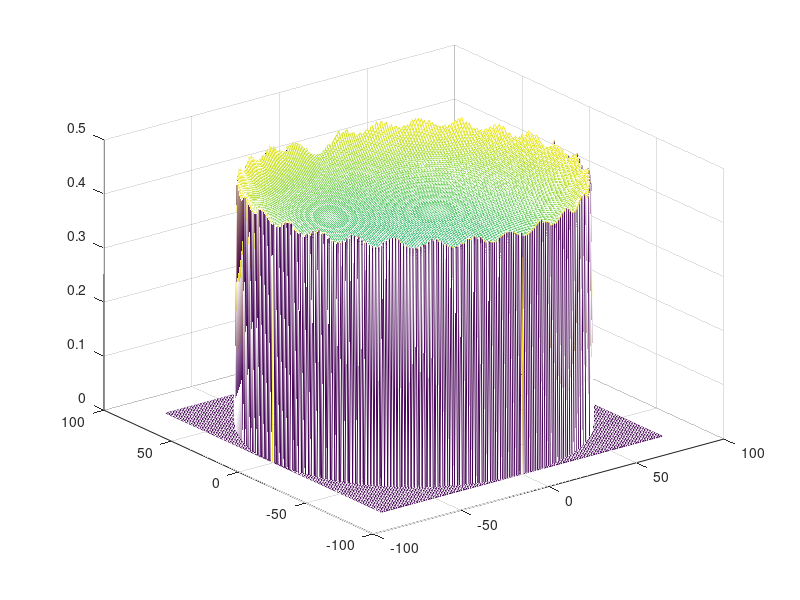

Reproduce this figure in MATLAB.
# Clear all variables. Very important!
clear all;

# Clear the current figure window
clf;

# Clear the command window
clc;

# Set high accuracy on output for debugging
format long;

################################################################################
# FUNCTIONS

# n = number of LEDs
# xLED = position of each LED along the x-axis
# yLED = position of each LED along the y-axis
# r = radius of LED strip circle in mm
# h = height of the strip over reflective background sheet in mm
# x = position of the point for which we want to know the intensity along the x-axis
# y = position of the point for which we want to know the intensity along the y-axis
function I = intensity(n, xLED, yLED, r, h, x, y)
  if norm([x y] - [0 0]) > r
    I = 0;
    return;
  endif

  intensities = [];

  for i = 1:n
    intensities(i) = 1 / norm([x y 0] - [xLED(i) yLED(i) h]);
  endfor

  I = sum(intensities);
endfunction

################################################################################
# PARAMETERS

# Radius of LED strip circle in mm
R = 87;

# Radius of the actual light surface in mm
# This must be < R to avoid issues with 0-distance and infinite brightness...
# It must also be an integer!
r = 80;

# Distance between two LEDs on the strip in mm
l = 20;

# Height of the strip over reflective background sheet in mm
h = 5;

################################################################################
# COMPUTE EACH LED POSITION IN X,Y COORDINATES

xLED = [];
yLED = [];

# How many LEDs fit on the circle?
n = floor(2 * pi  * R / l);

for i = 1:n
  xLED(i) = R * cos(i * l / R);
  yLED(i) = R * sin(i * l / R);
endfor

# plot (xLED, yLED, "linestyle", "none", "marker", ".");

################################################################################
# COMPUTE BRIGHTNESS OF EACH POINT
# (we use a grid where each cell measures 1mm x 1mm)

tz = [];

tx = ty = -r:1:r;

minval = Inf;
maxval = 0;

for x = tx
  for y = ty
     val = intensity(n, xLED, yLED, r, h, x, y);
     tz(x + r + 1, y + r + 1) = val;
     if val > 0 && val < minval
       minval = val;
     endif
     if val > maxval
       maxval = val;
     endif
  endfor
endfor

mesh(tx, ty, tz);

printf("Maximum intensity difference is %.1f%%\n", 100 * (maxval - minval) / maxval);
